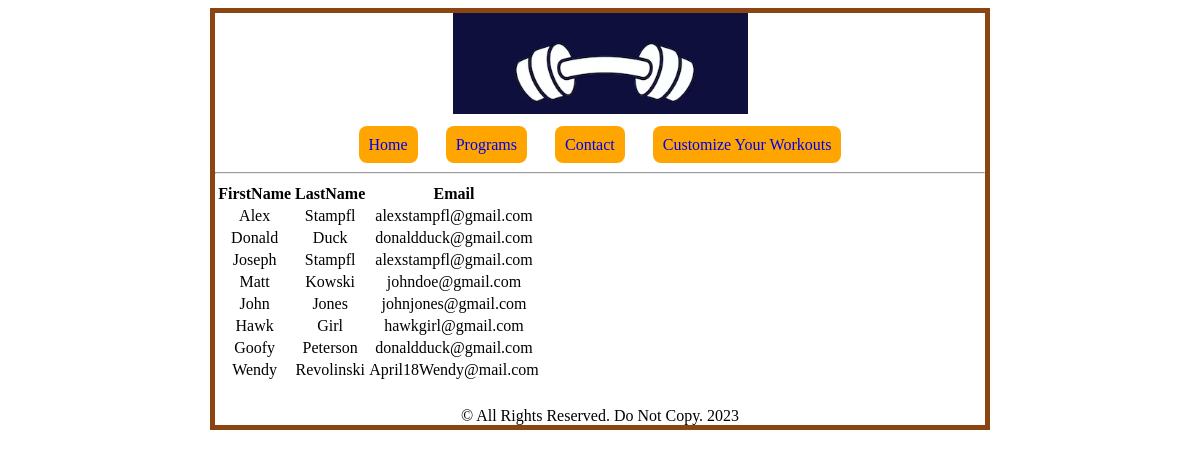
Page /viewCustomer.php on the committed database.
### tables this page shows
CREATE TABLE `ContactForm` (
  `contactID` int NOT NULL,
  `FirstName` varchar(255) DEFAULT NULL,
  `LastName` varchar(255) DEFAULT NULL,
  `Email` varchar(255) DEFAULT NULL,
  `Message` varchar(255) DEFAULT NULL
);

### db_getdataFunctions.php (called while the page is built, shortened)
<?php
function getCustomers(){
    $queryAllCustomers = 'SELECT * FROM ContactForm';
    $statement2 = $GLOBALS['db']->prepare($queryAllCustomers);
    $statement2->execute();
    $customers = $statement2->fetchAll();
    return $customers;
}
?>

### viewCustomer.php (the view)
<?php
include("header.php");
require_once("db_getdataFunctions.php");
$customers = getCustomers();
?>
<table>
		<tr>
			<th>FirstName</th>
            <th>LastName</th>
			<th>Email</th>
		</tr>
<?php
		foreach($customers as $customer){
			echo '<tr>';
			echo '<td>' . $customer['FirstName'] . '</td>';
            echo '<td>' . $customer['LastName'] . '</td>';
			echo '<td>' . $customer['Email'] . '</td>';
			echo '</tr>';
		}
		?>
</table>
<?php include("footer.php");
?>

### header.php (shortened to what this page needs)
<!DOCTYPE html>
<html lang="en">
<head>
    <link rel="stylesheet" href="main.css">
</head>
<body>
    <div id="main">
    <main>
        <img src="images/logo.png">
        <nav>
            <a href="index.php">Home</a>
            <a href="programs.php">Programs</a>
            <a href="contact.php">Contact</a>
            <a href="customized.php">Customize Your Workouts</a>
        </nav>
        <hr>

### footer.php
</main>
    <footer>&copy All Rights Reserved. Do Not Copy. 2023</footer>
</div>
</body>
</html>

### main.css (style rules this page uses)
#main { border: saddlebrown solid 5px; margin: auto; width: 65%; text-align: center; }
a { margin: 12px; padding: 10px; background-color: orange; border-radius: 8px; text-decoration: none; }
nav { margin: 10px; padding: 8px; }
footer { margin-top: 25px; }

### rows in the picture
contactform: FirstName "Alex", LastName "Stampfl", Email "alexstampfl@gmail.com"
contactform: FirstName "Donald", LastName "Duck", Email "donaldduck@gmail.com"
contactform: FirstName "Joseph", LastName "Stampfl", Email "alexstampfl@gmail.com"
contactform: FirstName "Matt", LastName "Kowski", Email "johndoe@gmail.com"
contactform: FirstName "John", LastName "Jones", Email "johnjones@gmail.com"
contactform: FirstName "Hawk", LastName "Girl", Email "hawkgirl@gmail.com"
contactform: FirstName "Goofy", LastName "Peterson", Email "donaldduck@gmail.com"
contactform: FirstName "Wendy", LastName "Revolinski", Email "April18Wendy@mail.com"
